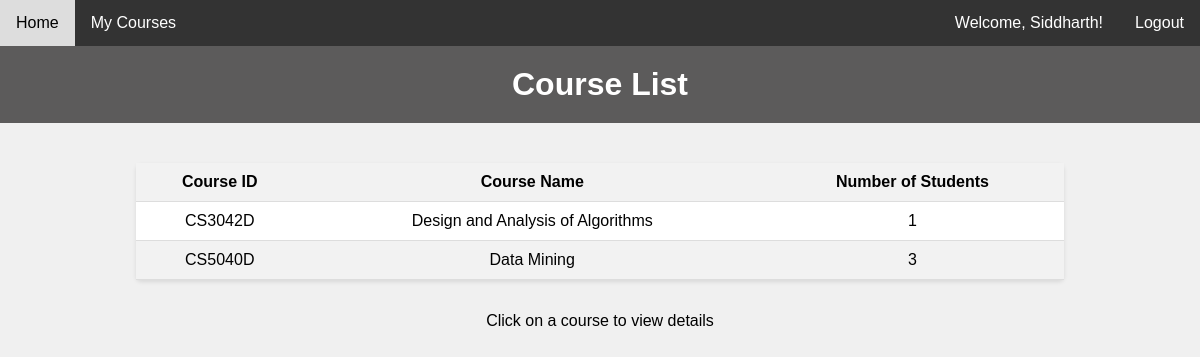
Page /faculty_course_list (signed in) on the committed database.
### tables this page shows
CREATE TABLE Course (
                        cid VARCHAR(7) PRIMARY KEY NOT NULL,
                        cname VARCHAR NOT NULL,
                        faculty VARCHAR(9),

                        FOREIGN KEY(faculty) REFERENCES Faculty(id)
                    );

### main.py (the view)
@app.route('/faculty_course_list')
def faculty_course_list():
    faculty_id = None
    if 'id' in session and session['user_type'] == 'faculty':
        faculty_id = session['id']
    else:
        return redirect(url_for('index'))
    faculty = Faculty()
    course_list = faculty.get_course_list(faculty_id)
    return render_template('faculty_course_list.html', courses = course_list)

### faculty_functionality.py (called while the page is built)
    def get_course_list(self, faculty_id):
        connection = sqlite3.connect('Server.db')
        cursor = connection.cursor()
        query = '''
            SELECT cid, cname, (SELECT COUNT(*) FROM Accepted a WHERE a.course_id = c.cid)
            FROM course c
            WHERE faculty = ?
        '''
        res = cursor.execute(query, (faculty_id, ))
        rows = res.fetchall()
        cursor.close()
        connection.close()
        return rows

### templates/faculty_course_list.html (shortened to what this page needs)
<!DOCTYPE html>
<html lang="en">
<head>
</head>
<body>
    {% include 'navbar.html' %}
    <header>
        <h1>Course List</h1>
    </header>
    <section class="course-section">
        <table class="course-table">
            <thead>
                <tr>
                    <th>Course ID</th>
                    <th>Course Name</th>
                    <th>Number of Students</th>
                </tr>
            </thead>
            <tbody>
                {% for course in courses %}
                    <tr onclick="location.href='course/{{ course[0] }}';">
                        <td>{{ course[0] }}</td>
                        <td>{{ course[1] }}</td>
                        <td>{{ course[2] }}</td>
                    </tr>
                {% endfor %}
            </tbody>
        </table>
        <p style="margin-top: 2em;">Click on a course to view details</p>
    </section>
</body>
</html>

### templates/faculty_course_list.html (style rules this page uses)
html, body, h1, h2, p, table { margin: 0; padding: 0; }
body { font-family: Arial, sans-serif; background-color: #f0f0f0; text-align: center; }
header { background-color: #5c5b5b; color: #fff; padding: 20px; }
.course-section { display: flex; flex-direction: column; align-items: center; margin: 20px; }
.course-table { width: 80%; border-collapse: collapse; margin-top: 20px; box-shadow: 0 2px 4px rgba(0, 0, 0, 0.1); background-color: #fff; border-radius: 5px; }
.course-table th, .course-table td { padding: 10px; text-align: center; border-bottom: 1px solid #ddd; }
.course-table th { background-color: #f2f2f2; font-weight: bold; }
.course-table tbody tr:nth-child(even) { background-color: #f2f2f2; }

### templates/navbar.html (style rules this page uses)
body { font-family: Arial, sans-serif; margin: 0; padding: 0; }

### rows in the picture
Course: cid "CS3042D", cname "Design and Analysis of Algorithms", course "1"
Course: cid "CS5040D", cname "Data Mining", course "3"

### other values in the picture
{{ session['username'] }} "Siddharth"
